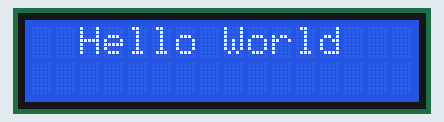
This sketch was run on a simulated Arduino Uno, built with avr-gcc and run on an emulated ATmega328P. Parts: 16×2 character LCD.

Above: at 0.1 s.
At 1.1 s:
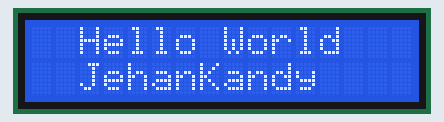

The sketch:

tes_lcd.ino
```cpp
#
#include <LiquidCrystal_I2C.h>
#include <Wire.h>
//define I2C address......
LiquidCrystal_I2C lcd(0x27,16,2);


void setup() {
  lcd.begin();
  lcd.clear();
  lcd.backlight();

}

void loop() {
  lcd.setCursor(2,0);
  lcd.print("Hello World");
  delay(1000);
  lcd.setCursor(2,1);
  lcd.print("JehanKandy");
  delay(1000);
}
```
